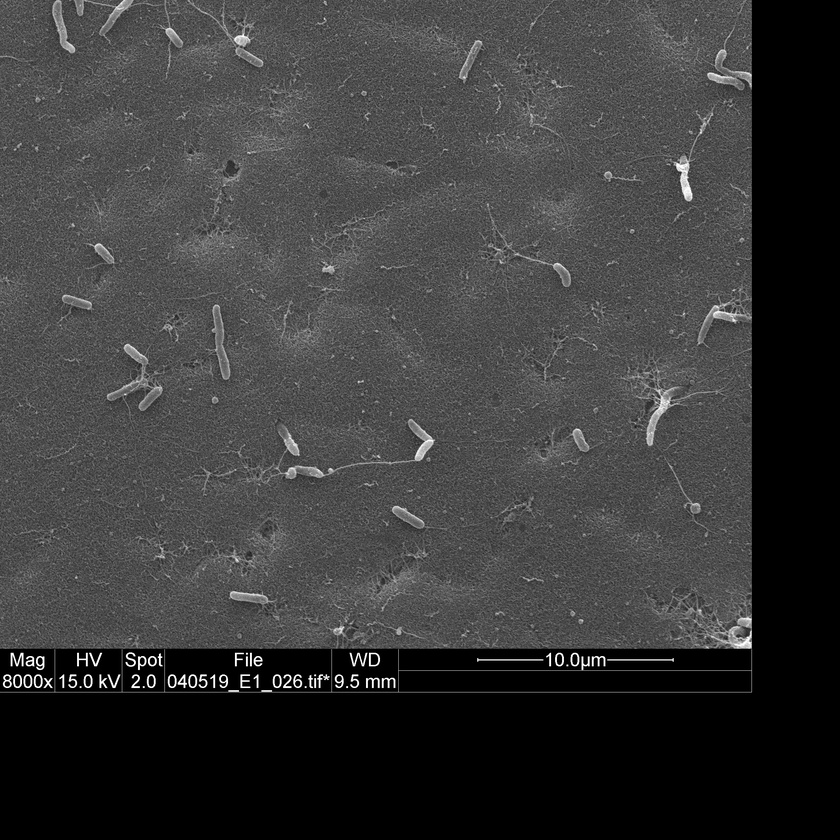
#> input picture full_image_0_0.jpg, 840 x 840 px, shrunk from 2288 x 2288 before the run
$ python -i image_processing.py   (imports and definitions only)
#> lines starting #> are read from the running program, lines starting #| are printed output that depends on the picture; after the words box and inside, x2 and y2 are one past the last pixel; in counts of white or black regions, pixels touching at a corner belong together
#> further down, picture is the input picture: shape (840, 840, 3); min 0, max 255, mean 58.9
""" contouring.py
    Here we define the function for image processing, the QtWidget to manually process the image,
    and methods to contour the cells.
"""
import matplotlib.pyplot as plt
import numpy as np
from copy import deepcopy
from skimage import morphology, filters, segmentation, restoration, color, util, measure
from math import sqrt
from PyQt5.QtWidgets import QWidget, QVBoxLayout, QSlider, QLCDNumber, QLabel, QPushButton
from PyQt5.QtCore import Qt

MIN_OPENINGS = 0
MAX_OPENINGS = 20
DEFAULT_OPENINGS = 7

MIN_DILATIONS = 0
MAX_DILATIONS = 20
DEFAULT_DILATIONS = 4

MIN_THRESHOLD = 0
MAX_THRESHOLD = 100

def erode_and_dilate(image, erode, dilate):
    """ Performs erosions and dilations on an image and returns processed
        image."""
    image_open = image
    for _ in range(erode):
        image_open = morphology.erosion(image_open)
    for _ in range(dilate):
        image_open = morphology.dilation(image_open)

    return image_open

def process_image(image, openings=DEFAULT_OPENINGS, initial_dilations=DEFAULT_DILATIONS, threshold=None):
    """ Takes original image (np.array) and option of numbers for threshold and
        number of openings. Returns an binary image (np.array type np.uint8) and the binary threshold. """
#> called with openings = 7, initial_dilations = 4

    # converts from RBG to grayscale image
    image_gray = color.rgb2gray(image)

    # creates binary image
    if threshold is None:
        # finds threshold using Yen technique
        threshold = filters.threshold_yen(deepcopy(image_gray))
#> threshold = 0.514

    binary_image = image_gray > threshold
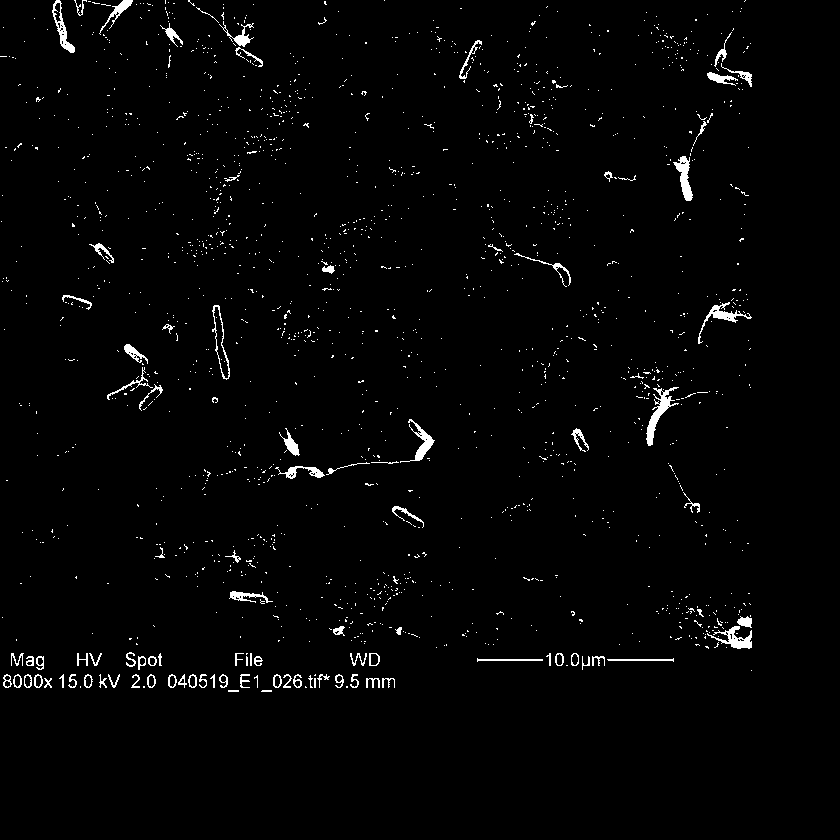
#> binary_image: shape (840, 840) bool; 1.8% white in thin lines or dots, all inside (x1, y1, x2, y2) = (0, 0, 752, 692)

    # filling any holes in the cells -- seems to work better than the fill_holes method
    binary_image = erode_and_dilate(binary_image, 0, initial_dilations)
#> after the loop in erode_and_dilate, `for _ in range(dilate):`:
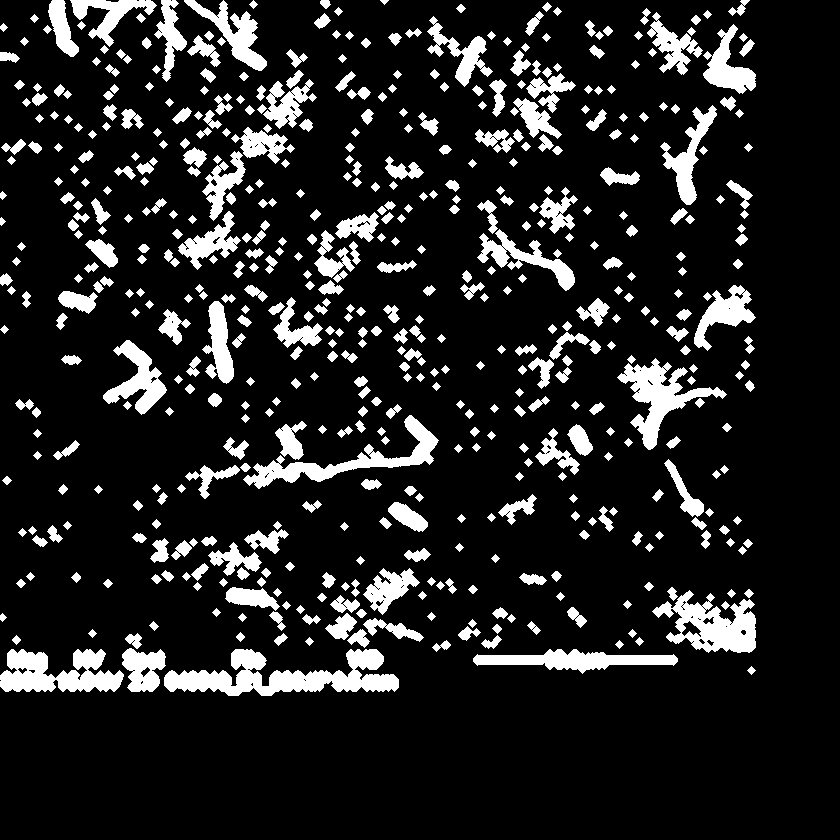
#> image_open: shape (840, 840) bool; 13.8% white; 545 white regions, largest, box (x1, y1, x2, y2) and area: (164, 649, 399, 696) 5455, (652, 590, 756, 653) 3429, (0, 649, 124, 692) 3427
    binary_image = erode_and_dilate(binary_image, initial_dilations, 0)
#> call 2 of erode_and_dilate, with erode = 4, dilate = 0
#> after the loop in erode_and_dilate (call 2), `for _ in range(erode):`:
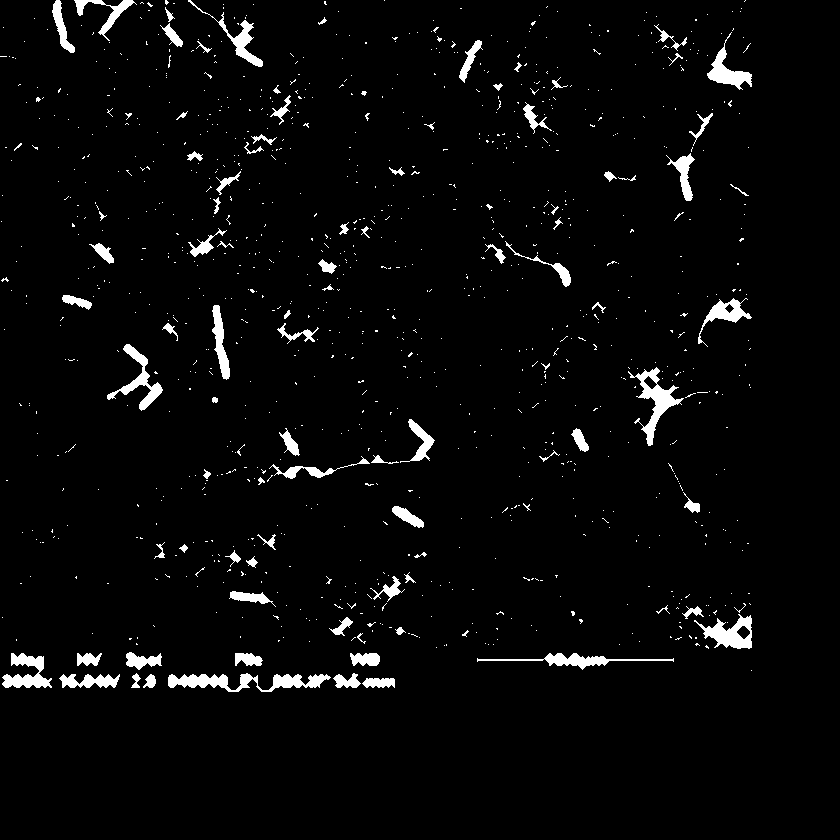
#> image_open: shape (840, 840) bool; 3.3% white; 1050 white regions (958 under 20 px), largest, box (x1, y1, x2, y2) and area: (168, 673, 331, 692) 1480, (628, 367, 684, 446) 1176, (694, 614, 752, 649) 955

    # performs opening to reduce noise around cells
    binary_image = erode_and_dilate(binary_image, openings, openings)
#> call 3 of erode_and_dilate, with erode = 7, dilate = 7
#> the loop in erode_and_dilate (call 3), `for _ in range(erode):` made 7 passes
#> pass 1, in erode_and_dilate (call 3), `image_open = morphology.erosion(image_open)`:
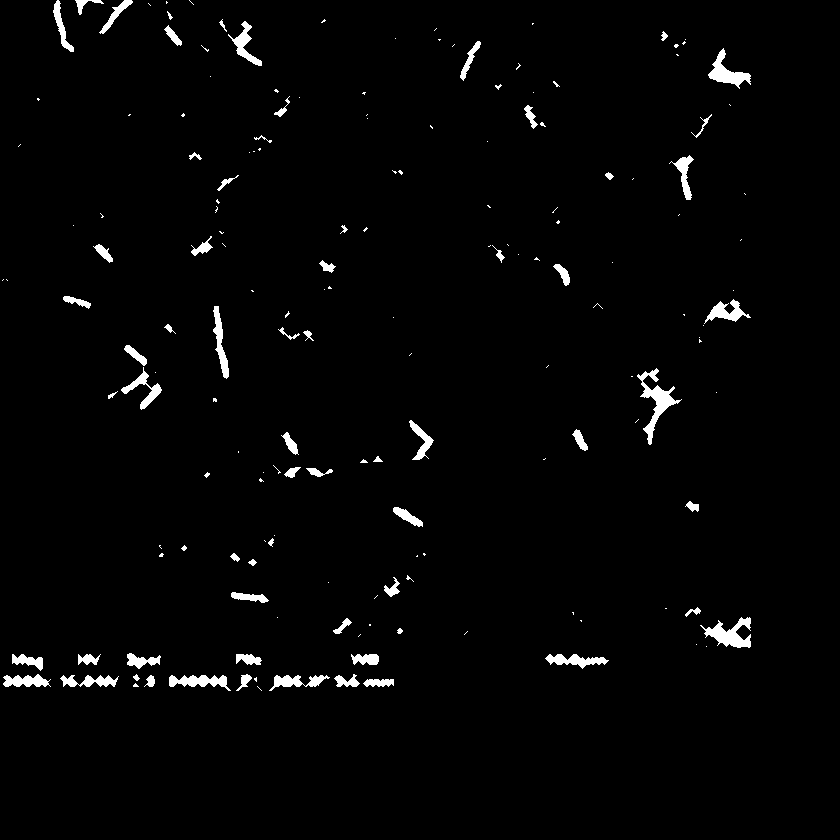
#> image_open: shape (840, 840) bool; 2% white; 171 white regions (104 under 20 px), largest, box (x1, y1, x2, y2) and area: (637, 368, 682, 445) 883, (700, 617, 751, 648) 743, (708, 48, 751, 89) 628
#> after the loop in erode_and_dilate (call 3), `for _ in range(erode):`:
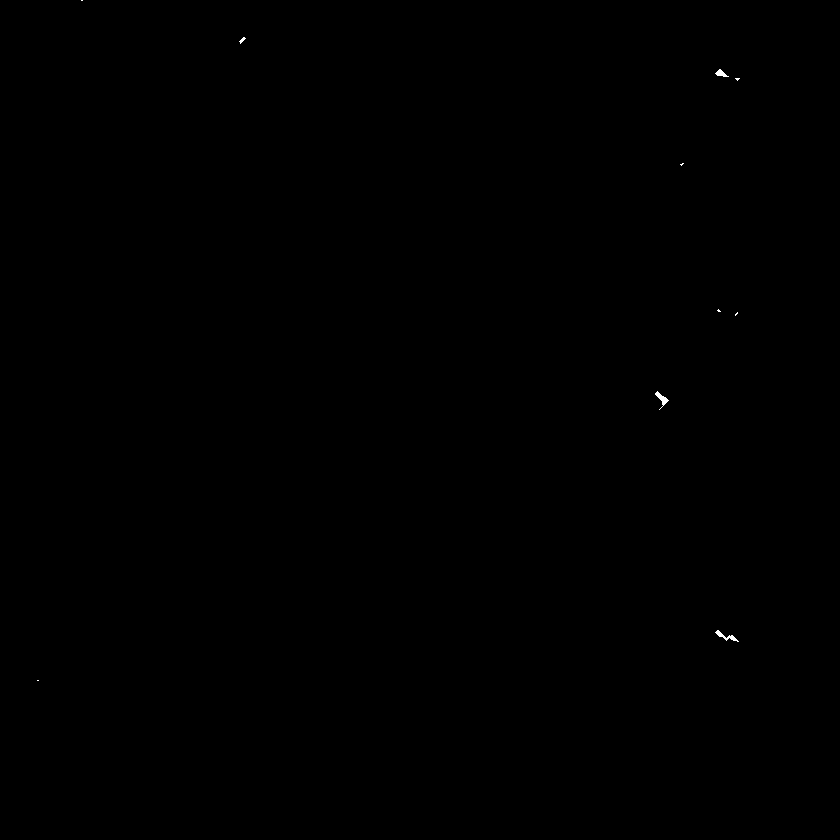
#> image_open: shape (840, 840) bool; 0.04% white; 10 white regions (6 under 20 px), largest, box (x1, y1, x2, y2) and area: (715, 630, 739, 642) 84, (655, 391, 669, 410) 83, (715, 69, 729, 77) 56, (239, 37, 246, 44) 21
#> after the loop in erode_and_dilate (call 3), `for _ in range(dilate):`:
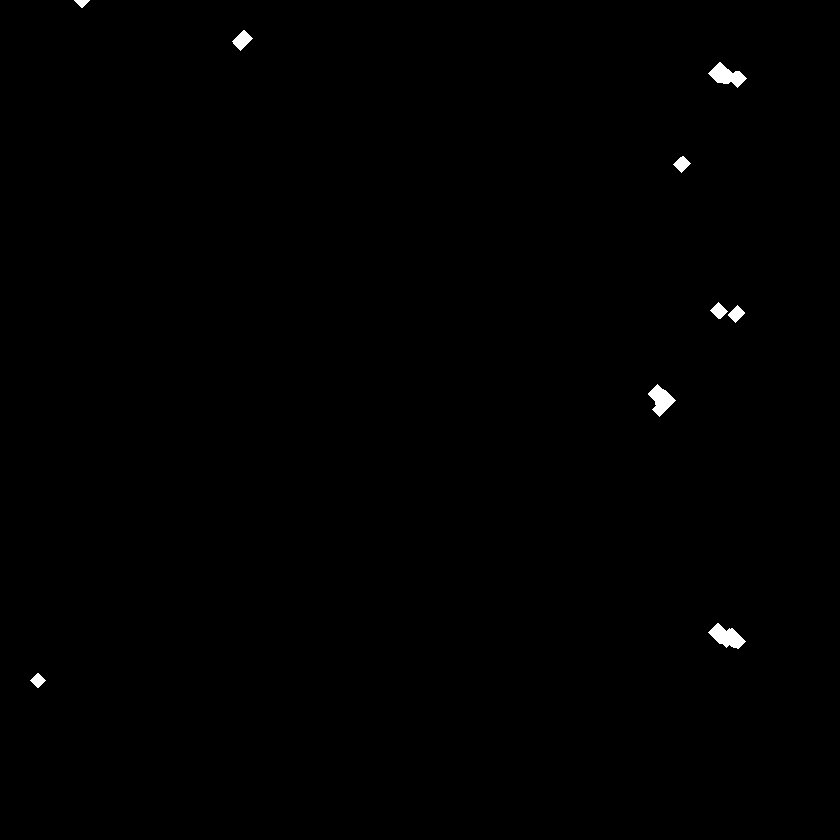
#> image_open: shape (840, 840) bool; 0.34% white; 9 white regions, largest, box (x1, y1, x2, y2) and area: (708, 623, 746, 649) 518, (708, 62, 747, 88) 497, (648, 384, 676, 417) 461

    return binary_image.astype(np.uint8), threshold


class SliderWidget(QWidget):
    """ Sliders are used for user-interactive image processing. The binary image
    that's created by default is normally quite good, but this allows for tweaking"""
    # [81 lines left out: functions __init__, update_openings, update_dilations, update_threshold, restore_defaults, make_slider and 1 more, not called in this run]

>>> import cv2
>>> picture = cv2.cvtColor(cv2.imread('full_image_0_0.jpg'), cv2.COLOR_BGR2RGB)
>>> result = process_image(picture)
